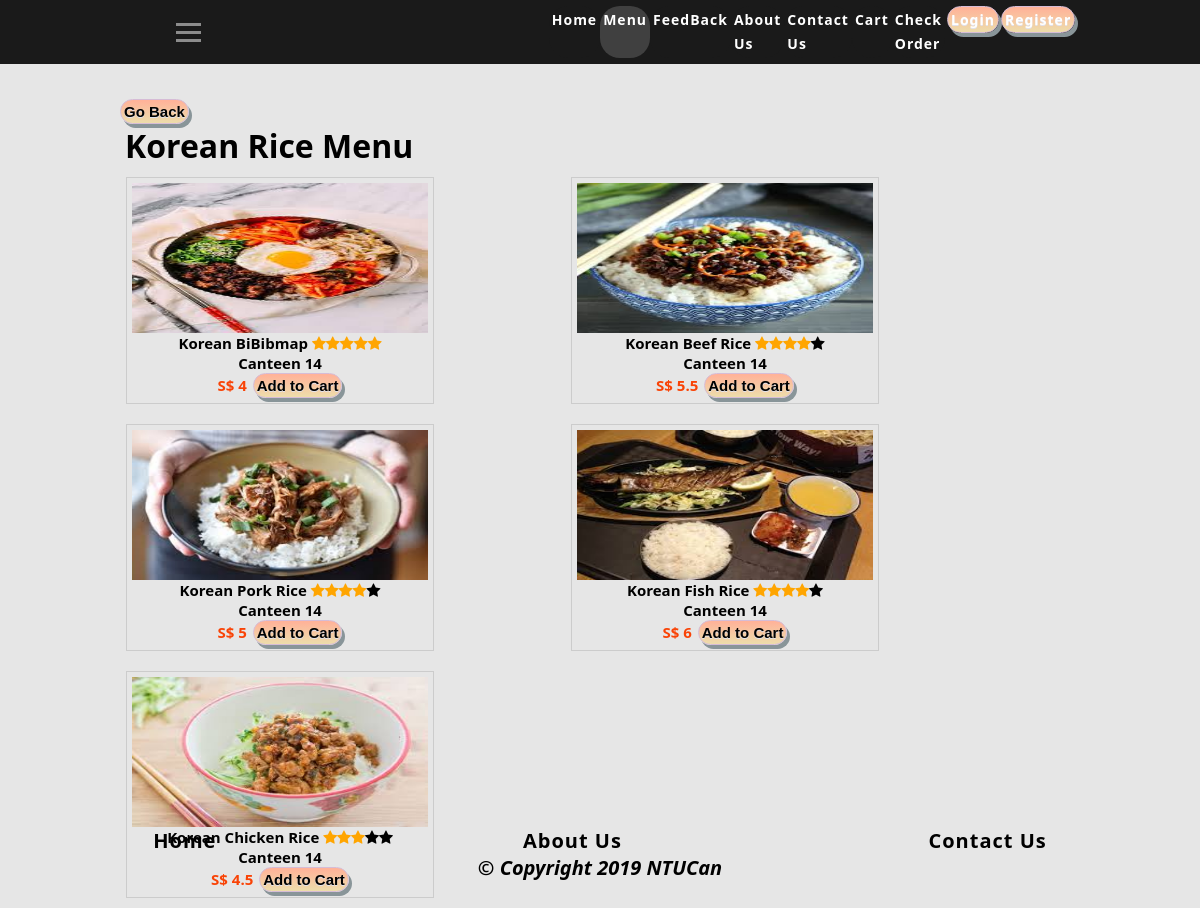
Screenshot of /food/kricesmenu.php with the database file from the repository.
### tables this page shows
CREATE TABLE IF NOT EXISTS `products` (
  `id` int(11) NOT NULL auto_increment,
  `pname` varchar(255) NOT NULL,
  `description` varchar(255) NOT NULL,
  `rating` int(11) NOT NULL,
  `price` float NOT NULL,
  `picture` varchar(80) NOT NULL,
  PRIMARY KEY  (`id`)
);

### food/kricesmenu.php (the view, shortened to what this page needs)
<?php
	include("../config/db.inc.php");
?>
<!DOCTYPE html>
<html lang="en">
<head>
	<link rel="stylesheet" type="text/css" href="../mystyle.css">
  <link rel="stylesheet" href="https://cdnjs.cloudflare.com/ajax/libs/font-awesome/4.7.0/css/font-awesome.min.css">
</head>
<body>
    <nav>
      <div class="burger ">
        <div class="line1"></div>
        <div class="line2"></div>
        <div class="line3"></div>
      </div>
      <ul class="nav-links">
        <li class="li"><a href="../index.php">Home</a></li>
        <li class="li active"><a href="../menu.php">Menu</a></li>
        <li class="li"><a href="../feedback.php">FeedBack</a></li>
        <li class="li"><a href="../aboutus.php">About Us</a></li>
        <li class="li"><a href="../contactus.php">Contact Us</a></li>
        <li class="li"><a href="shoppingcart.php">Cart</a></li>
        <li class="li"><a href="../checkorder.php">Check Order</a></li>
      <?php
        if (isset($_SESSION['userId'])) {
          echo "<div class='auth'>Hi {$_SESSION['userUid']}!</div>";
          echo '<form action="../config/logout.inc.php" method="POST" >
          <button type="submit" class="btn" name="logoutbtn">Logout</button>
      </form>';
      } else {
        echo '<li class="auth"><a href="../login.php" class="btn">Login</a></li>
        <li class="auth"><a href="../signup.php" class="btn">Register</a></li>';
      }
      ?>
      </ul>
    </nav>
        <button style="margin-left: 120px;" class="btn" onclick="window.history.back()">Go Back</button>
        <h1>Korean Rice Menu</h1>
            <?php
                $result=mysqli_query($conn, "SELECT * FROM products LIMIT 41,5") or die("SELECT * FROM products"."<br/><br/>".mysqli_error($conn));
                while($row=mysqli_fetch_array($result)){
            ?>
            <div class="responsive">
                <div class="foodposter">
                    <img src="<?php echo $row['picture']?>"/>
                    <?php echo $row['pname']?>
                    <?php
                      if($row['rating'] == 5) {
                        for ($x = 0; $x < $row['rating']; $x++) {
                          echo '<span class="fa fa-star checked"></span>';
                        }
                      }
                      if($row['rating'] == 4) {
                        for ($x = 0; $x < $row['rating']; $x++) {
                          echo '<span class="fa fa-star checked"></span>';
                        }
                        for ($x = 0; $x < 5-$row['rating']; $x++) {
                          echo '<span class="fa fa-star"></span>';
                        }
                      }
                    ?><br/>
                    <?php echo $row['description']?><br />
                    <strong style="color: #f94306">
                    S$ <?php echo $row['price']?></strong>
                    <input type="button" class="btn" value="Add to Cart" id="add-to-cart" onclick="addtocart(<?php echo $row['id']?>)" />
                </div>
            </div>
            <?php } ?>
    <footer>
      <ul class="footer-links">
        <li><a href="../index.php">Home</a></li>
        <li><a href="../aboutus.php">About Us</a></li>
        <li><a href="../contactus.php">Contact Us</a></li>
      </ul>
      <strong><i>&copy; Copyright 2019 NTUCan</i></strong>
    </footer>
</body>
</html>

### mystyle.css (style rules this page uses)
* { margin: 0px; padding: 0px; box-sizing: border-box; }
body { font-family: 'Segoe UI', Tahoma, Geneva, Verdana, sans-serif; color: #ffffff; background-color: #e6e6e6; }
.li { border-radius: 20px; background-color: #1a1a1a; padding: 0px 3px 4px 3px; cursor: pointer; font-size: 18px; }
.active, .li:hover { background-color: #404040; color: white; }
nav { display: flex; justify-content: space-around; align-items: center; min-height: 8vh; background-color: #1a1a1a; margin-bottom: 35px; }
.nav-links { display: flex; justify-content: space-around; width: 40%; background-color: #1a1a1a; }
.nav-links li { list-style: none; }
.nav-links a { color: white; text-decoration: none; letter-spacing: 1px; font-size: 14px; font-weight: bold; }
.burger { cursor: pointer; }
.burger div { width: 25px; height: 3px; background-color: #8c8c8c; margin: 5px; transition: all 0.3s ease; }
footer { position: absolute; bottom: 0; background-color: #e6e6e6; color: black; width: 100%; height: 6rem; text-align: center; padding-top: 15px; background: url(footer.jpg), no-repeat; }
.footer-links { display: flex; justify-content: space-around; align-items: center; }
.footer-links li { list-style: none; }
.footer-links a { display: flex; justify-content: space-around; align-items: center; color: black; text-decoration: none; letter-spacing: 1px; font-size: 20px; font-weight: bold; }
i { text-align: center; font-size: 20px; }
.btn { box-shadow: 3px 4px 0px 0px #899599; background: linear-gradient(to bottom, #ededed 5%, #ededed 100%); background-color: #ededed; border-radius: 15px; border: 1px solid #d6bcd6; display: inline-block; cursor: pointer; color: black; font-size: 18px; padding: 1px 10px; text-decoration: none; text-shadow: 0px 1px 0px #e1e2ed; }
div.foodposter { border: 1px solid #ccc; }
div.foodposter img { width: 100%; height: auto; display: flex; }
.responsive { padding: 0 6px; float: left; width: 380px; margin: 10px 105px; }

### food/kricesmenu.php (style rules this page uses)
body { font-weight:bold; color: black; }
.auth { list-style: none; font-weight: bold; color:white; font-weight:normal; font-size: 18px; }
.responsive { padding: 0 6px; float: left; width: 320px; margin-left: 120px; margin-right: 5px; }
.foodposter { text-align:center; padding: 5px; font-size: 15px; }
h1 { margin-left: 125px; }
.checked { color: orange; }
img { max-height: 150px; max-width: 300px; }
.btn { margin-left:2px; font-size: 15px; padding: 3px; background: linear-gradient(to bottom, #ffb399 5%, #edddab 100%); font-weight: bold; }
.li { border-radius: 20px; background-color: #1a1a1a; padding: 0px 3px 4px 3px; cursor: pointer; font-size: 18px; }
.active, .li:hover { background-color:#404040; color: white; }

### rows the page displays
products: picture (picture), pname "Korean BiBibmap", rating 5 (drawn), description "Canteen 14", price "4"
products: picture (picture), pname "Korean Beef Rice", rating 4 (drawn), description "Canteen 14", price "5.5"
products: picture (picture), pname "Korean Pork Rice", rating 4 (drawn), description "Canteen 14", price "5"
products: picture (picture), pname "Korean Fish Rice", rating 4 (drawn), description "Canteen 14", price "6"
products: picture (picture)
